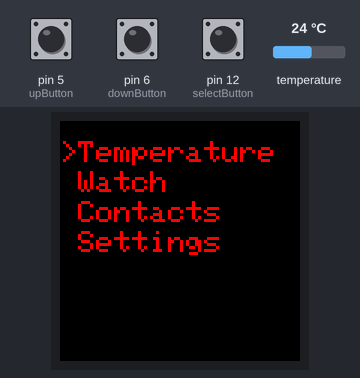
Simulated run of this sketch. Board: Arduino Uno, built with avr-gcc and run on an emulated ATmega328P. Shown: 240×240 colour display. Inputs (shaded band) come from the test bench; at power-on: pin 12 (selectButton) HIGH, temperature 24 °C, pin 6 (downButton) HIGH, pin 5 (upButton) HIGH. What the sketch prints to the serial monitor is not drawn.

Above: at 6.8 s.
6.9 s: pin 12 (selectButton) pulled LOW for 0.15 s
At 7.7 s:
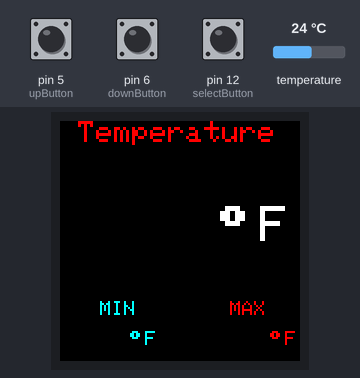
10.0 s: temperature set to 12 °C
At 11.5 s:
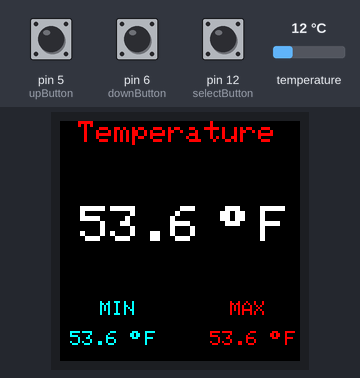
13.0 s: pin 6 (downButton) pulled LOW for 1 s
At 14.9 s:
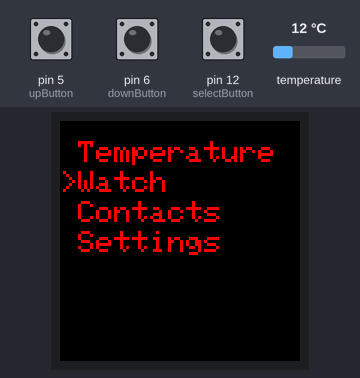
15.5 s: pin 6 (downButton) pulled LOW for 0.15 s
At 16.4 s:
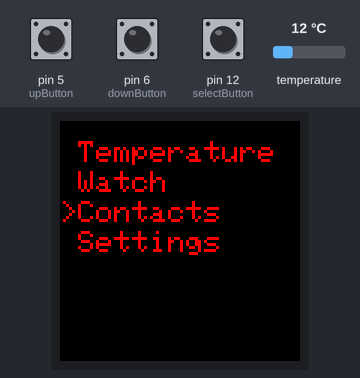
17.1 s: pin 12 (selectButton) pulled LOW for 1 s
At 17.6 s:
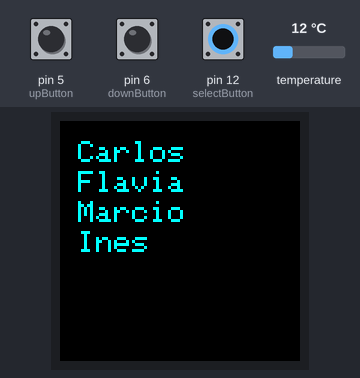
20.1 s: pin 6 (downButton) pulled LOW for 0.15 s
At 21.1 s:
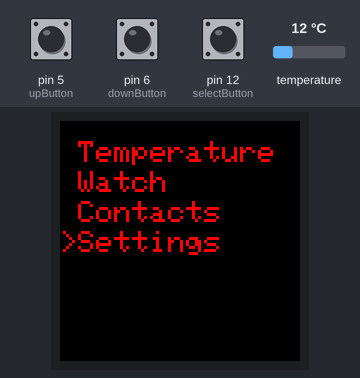
Timing chart, 0 to 22.3 s (numbered marks = the images above; inputs shaded):
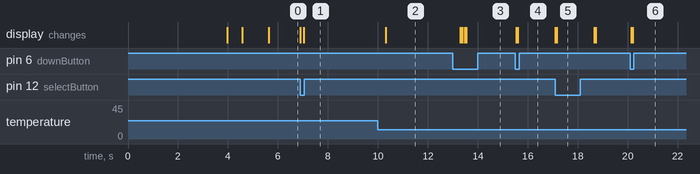

Measured:
- after the input at 6.9 s, the display: first changes at once (image 1 shows a later state)
- after the input at 10.0 s, the display: changes after 0.31 s (image 2)
- after the input at 15.5 s, the display: first changes at once (image 4 shows a later state)
- after the input at 17.1 s, the display: first changes at once (image 5 shows a later state)
- after the input at 20.1 s, the display: first changes at once (image 6 shows a later state)

The sketch:

GPS_bitmap.ino
```cpp
/*
 #01 GND -> GND
 #02 VCC -> VCC (5V)
 #03 SCL -> D13/SCK
 #04 SDA -> D11/MOSI
 #05 RES -> D8 or any digital
 #06 DC  -> D7 or any digital
 #07 BLK -> NC
*/
#include <SPI.h>
#include <Adafruit_GFX.h>
#include <Arduino_ST7789_Fast.h>
#include <Wire.h>
#include <OneWire.h>
#include <DallasTemperature.h>

#define TFT_DC    7
#define TFT_RST   8
#define SCR_WD   240
#define SCR_HT   240   // 320 - to allow access to full 240x320 frame buffer

Arduino_ST7789 lcd = Arduino_ST7789(TFT_DC, TFT_RST);

#include "leadservice_logo.h"

uint16_t colorBar[50];

int upButton = 5; //pin 5 used to change menu upwards
int downButton = 6; //pin 6 used to change menu downwards
int selectButton = 12; //pin 12 used to select the option desired
int menu = 1;

#define ONE_WIRE_BUS 2
#define TEMP_X  20
#define TEMP_Y  85

OneWire oneWire(ONE_WIRE_BUS);
DallasTemperature sensors(&oneWire);

float previousTemp = -100.0;
float tempF = 0;
float minTemp = 200;
float maxTemp = 0;

// initial Time display is 12:59:45 PM
int h=12;
int m=59;
int s=45;
int flag=1; //PM

// Time Set Buttons
int button1;
int button2;
int button3;

// For accurate Time reading, use Arduino Real Time Clock and not just delay()
static uint32_t last_time, now = 0; // RTC

void setup()
{
  Serial.begin(9600);
  lcd.init(SCR_WD, SCR_HT);
  lcd.fillScreen(BLACK);
  lcd.setCursor(60, 120);
  lcd.setTextColor(WHITE);
  lcd.setTextSize(3);
  lcd.println("Welcome");
  delay(3000);
  lcd.fillScreen(WHITE);
  int i,j;

  for(i=0;i<25;i++) {
    colorBar[i]    = RGBto565(i*256/25,0,i*256/25);
    colorBar[i+25] = RGBto565((24-i)*255/25,0,(24-i)*255/25);
  }
  for(i=0;i<240;i++) {
    lcd.drawImage(i,0,1,50,colorBar);
    lcd.drawImage(i,240-50,1,50,colorBar);
  }
  for(i=50;i<240-50;i++) {
    lcd.drawImage(0,i,50,1,colorBar);
    lcd.drawImage(240-50,i,50,1,colorBar);
  }
  delay(500);
  lcd.drawImageF(65,100,95,54,leadservice);
  delay(1000);

  pinMode(upButton, INPUT_PULLUP);
  pinMode(downButton, INPUT_PULLUP);
  pinMode(selectButton, INPUT_PULLUP);
  now=millis(); // read RTC initial value
  updateMenu();
}

void loop() {
  if (!digitalRead(downButton)){
    menu++;
    Serial.println("Menu downButton value is:");
    Serial.println(menu);
    updateMenu();
    delay(100);
    while (!digitalRead(downButton));
  }
  if (!digitalRead(upButton)){
    menu--;
    updateMenu();
    delay(100);
    while(!digitalRead(upButton));
  }
  if (!digitalRead(selectButton)){
    executeAction();
    updateMenu();
    delay(100);
    while (!digitalRead(selectButton));
  }
  Serial.println(menu);
}

void updateMenu() {
  switch (menu) {
    case 0:
      menu = 1;
      Serial.println("Case 0");
      break;
    case 1:
      Serial.println("Case 1");
      lcd.clearScreen();
      lcd.setTextColor(RED);
      lcd.setTextSize(3);
      lcd.setCursor(0, 20);
      lcd.print(">Temperature");
      lcd.setCursor(0, 50);
      lcd.print(" Watch");
      lcd.setCursor(0, 80);
      lcd.print(" Contacts");
      lcd.setCursor(0, 110);
      lcd.print(" Settings");
      break;
    case 2:
      lcd.clearScreen();
      lcd.setTextColor(RED);
      lcd.setTextSize(3);
      lcd.setCursor(0, 20);
      lcd.print(" Temperature");
      lcd.setCursor(0, 50);
      lcd.print(">Watch");
      lcd.setCursor(0, 80);
      lcd.print(" Contacts");
      lcd.setCursor(0, 110);
      lcd.print(" Settings");
      Serial.println("Case 2");
      break;
    case 3:
      lcd.clearScreen();
      lcd.setTextColor(RED);
      lcd.setTextSize(3);
      lcd.setCursor(0, 20);
      lcd.print(" Temperature");
      lcd.setCursor(0, 50);
      lcd.print(" Watch");
      lcd.setCursor(0, 80);
      lcd.print(">Contacts");
      lcd.setCursor(0, 110);
      lcd.print(" Settings");
      Serial.println("Case 3");
      break;
    case 4:
      lcd.clearScreen();
      lcd.setTextColor(RED);
      lcd.setTextSize(3);
      lcd.setCursor(0, 20);
      lcd.print(" Temperature");
      lcd.setCursor(0, 50);
      lcd.print(" Watch");
      lcd.setCursor(0, 80);
      lcd.print(" Contacts");
      lcd.setCursor(0, 110);
      lcd.print(">Settings");
      Serial.println("Case 4");
      break;
    case 5:
      menu = 4;
      break;
  }
}

void executeAction() {
  switch (menu) {
    case 1:
      temperature();
      break;
    case 2:
      watch();
      break;
    case 3:
      contacts();
      break;
    case 4:
      settings();
      break;
  }
}

void temperature() {
  lcd.clearScreen();
  Serial.println("Starting up ...");
  sensors.begin();

  lcd.init(SCR_WD, SCR_HT);
  lcd.fillScreen(BLACK);
  lcd.setCursor(0, 0);
  lcd.setTextColor(RED);
  lcd.setTextSize(3);
  lcd.println(" Temperature");
  lcd.setCursor(160, TEMP_Y);
  lcd.setTextSize(5);
  lcd.setTextColor(WHITE);
  lcd.println((char)247 );
  lcd.setCursor(200, TEMP_Y);
  lcd.println("F");

  lcd.setCursor(40, 180);
  lcd.setTextSize(2);
  lcd.setTextColor(CYAN);
  lcd.println("MIN");
  printMinTempDegreesSymbol();
  printMaxTempDegreesSymbol();

  lcd.setCursor(170, 180);
  lcd.setTextSize(2);
  lcd.setTextColor(RED);
  lcd.println("MAX");
  delay(1500);

  looptemp();
  delay(3000);
}
void watch()
{
  lcd.clearScreen();
  for ( int j=0 ;j<100 ;j++)
  {
    lcd.setCursor(0,20);
    lcd.print("Time ");
    lcd.setCursor(0,50);
    if(h<10)lcd.print("0");// always 2 digits
    lcd.print(h);
    lcd.print(":");

    if(m<10)lcd.print("0");
    lcd.print(m);
    lcd.print(":");

    if(s<10)lcd.print("0");
    lcd.print(s);

    if(flag==0) lcd.print(" AM");
    if(flag==1) lcd.print(" PM");

    lcd.setCursor(0,80);// for Line 2
    lcd.print("LeadService");


    // improved replacement of delay(1000)
    // Much better accuracy, no more dependant of loop execution time

    for ( int i=0 ;i<5 ;i++)// make 5 time 200ms loop, for faster Button response
    {

      while ((now-last_time)<200) //delay200ms
      {
        now=millis();
      }
      // inner 200ms loop
      last_time=now; // prepare for next loop

      // read Setting Buttons
      button1=digitalRead(upButton);// Read Buttons
      button2=digitalRead(downButton);
      button3=digitalRead(selectButton);

      if(  ((button1==0)|(button2==0)) & (button3==0)  )
      {
      // wait until Button released
        while ((button1==0)|(button2==0))
        {
          button1=digitalRead(upButton);// Read Buttons
          button2=digitalRead(downButton);
        }
      }
      else
      {
        if(button1==0)
        {
          h=h+1;
        }

        if(button2==0)
        {
          s=0;
          m=m+1;
        }

        /* ---- manage seconds, minutes, hours am/pm overflow ----*/
        if(s==60)
        {
          s=0;
          m=m+1;
        }
        if(m==60)
        {
          m=0;
          h=h+1;
        }
        if(h==13)
        {
          h=1;
          flag=flag+1;
          if(flag==2) flag=0;
        }


        if((button1==0)|(button2==0))// Update display if time set button pressed
        {
          // Update LCD Display
          // Print TIME in Hour, Min, Sec + AM/PM
          lcd.clearScreen();
          lcd.setCursor(0,20);
          lcd.print("Time ");
          lcd.setCursor(0,50);
          if(h<10)lcd.print("0");// always 2 digits
          lcd.print(h);
          lcd.print(":");
          if(m<10)lcd.print("0");
          lcd.print(m);
          lcd.print(":");
          if(s<10)lcd.print("0");
          lcd.print(s);

          if(flag==0) lcd.print(" AM");
          if(flag==1) lcd.print(" PM");

          lcd.setCursor(0,80);// for Line 2
          lcd.print("LeadService");
        }
      }
    }
    Serial.println(button3);
    if (button3==0) break; //if you hold the select button, it comes to the previous screen

  }

}
void contacts()
{
  lcd.clearScreen();
  lcd.setTextColor(CYAN);
  lcd.setTextSize(3);
  lcd.setCursor(0, 20);
  lcd.print(" Carlos");
  lcd.setCursor(0, 50);
  lcd.print(" Flavia");
  lcd.setCursor(0, 80);
  lcd.print(" Marcio");
  lcd.setCursor(0, 110);
  lcd.print(" Ines");
  delay(1500);
}
void settings() {
  lcd.clearScreen();
  lcd.setCursor(0, 110);
  lcd.print(">Executing #4");
  delay(1500);
}

void looptemp() {

    delay(1000);
    sensors.requestTemperatures();
    Serial.print("Temperature for the device 1 (index 0) is: ");
    previousTemp = tempF;
    tempF = sensors.getTempFByIndex(0);
    if(tempF<minTemp)
    {
      deleteMinTemp();
      minTemp = tempF;
    }
    if(tempF>maxTemp)
    {
      deleteMaxTemp();
      maxTemp = tempF;
    }
    if(previousTemp!=tempF)
    {
       deletePreviousTemp();
       printTemp();
       printMinTemp();
       printMaxTemp();
    }
}

void deletePreviousTemp()
{
  lcd.setCursor(TEMP_X, TEMP_Y);
  lcd.setTextSize(5);
  lcd.setTextColor(BLACK);
  lcd.println(previousTemp,1);
}

void printTemp()
{
  lcd.setCursor(TEMP_X, TEMP_Y);
  lcd.setTextSize(5);
  lcd.setTextColor(WHITE);
  lcd.println(tempF,1);
}

void printMinTemp()
{
  lcd.setCursor(10, 210);
  lcd.setTextSize(2);
  lcd.setTextColor(CYAN);
  lcd.println(minTemp,1);
}

void printMaxTemp()
{
  lcd.setCursor(150, 210);
  lcd.setTextSize(2);
  lcd.setTextColor(RED);
  lcd.println(maxTemp,1);
}

void deleteMaxTemp()
{
  lcd.setCursor(150, 210);
  lcd.setTextSize(2);
  lcd.setTextColor(BLACK);
  lcd.println(maxTemp,1);
}

void deleteMinTemp()
{
  lcd.setCursor(10, 210);
  lcd.setTextSize(2);
  lcd.setTextColor(BLACK);
  lcd.println(minTemp,1);
}

void printMinTempDegreesSymbol()
{
  lcd.setCursor(70, 210);
  lcd.setTextSize(2);
  lcd.setTextColor(CYAN);
  lcd.println((char)247 );
  lcd.setCursor(85, 210);
  lcd.println("F");
}

void printMaxTempDegreesSymbol()
{
  lcd.setCursor(210, 210);
  lcd.setTextSize(2);
  lcd.setTextColor(RED);
  lcd.println((char)247 );
  lcd.setCursor(225, 210);
  lcd.println("F");
}
```

Source omitted: service_logo.h (data table, 41779 bytes)
